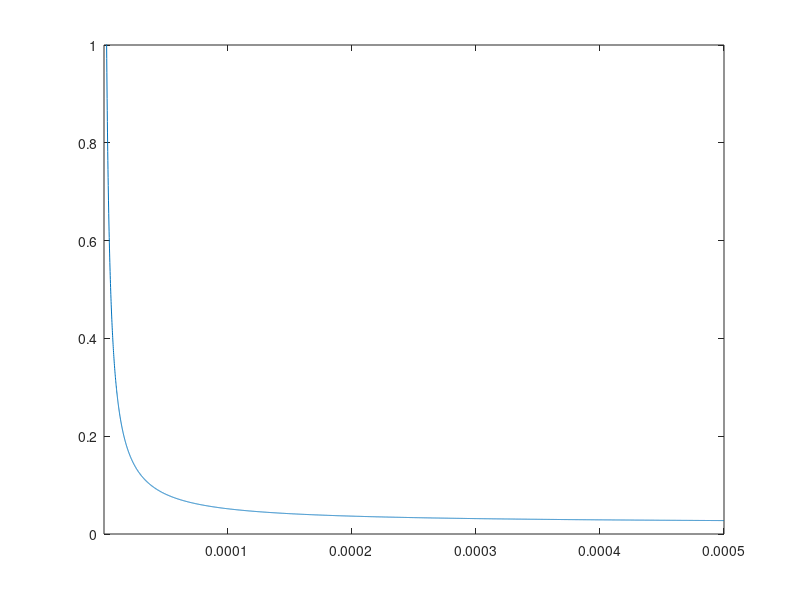
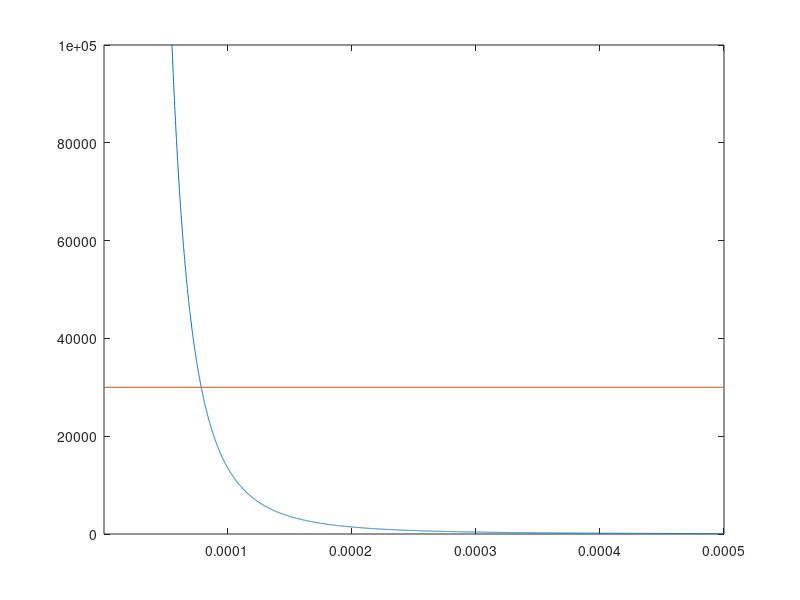

The MATLAB script that drew these images, in order:
clc
clear all
close all
%% geometric
alpha = 0.42;
%alpha = 0:0.001:1;

%b = 100E-6;
b = 1E-6:0.1E-6:500E-6;

a = b*alpha;

L = 5E-3;
w_w = 20E-6;

A_cs = a.*b;
P_ch = 2*(a+b);
D = 4*A_cs./P_ch;
A_rec = L*(a+w_w);

w_f = w_w./b;

%% fluid properties
k = 62E-6;
rho = 49;
mu = 36E-6;
Cp = 1200;
nu = mu/rho;

%% conditions
q_rec = 1E6;
DT = 150;

%% solve
mstar = q_rec*A_rec/Cp/DT;
vstar = mstar/rho./A_cs;
Re = D.*vstar/nu;
p = 64./Re*L./D*rho/2.*vstar.^2;

m = mstar./(b.^4.*p/nu/L);

chi = k*L/Cp./mstar;

Nu = 8.235*(1-1.883*alpha+3.767*alpha.^2-5.814*alpha.^3+5.361*alpha.^4-2*alpha.^5);

x=0:0.001:1;

% thetasmax = zeros(1,length(alpha));
% for i=1:length(alpha)
%     thetas = (alpha(i)+w_f)*(2*alpha(i)/(Nu(i)*(1+alpha(i))*(2+alpha(i)))+chi(i)/m(i)*x);
%     thetasmax(i) = max(thetas);
% end

thetasmax = zeros(1,length(b));
for i=1:length(b)
    thetas = (alpha+w_f(i))*(2*alpha/(Nu*(1+alpha)*(2+alpha))+chi(i)/m(i)*x);
    thetasmax(i) = max(thetas);
end

% plot(alpha,thetasmax)
% axis([0 1 0 1])
% figure;
% plot(alpha,p,[0 1],[30000 30000])
% axis([0 1 0 100000])

plot(b,thetasmax)
axis([min(b) max(b) 0 1])
figure;
plot(b,p,[min(b) max(b)],[30000 30000])
axis([min(b) max(b) 0 100000])


% minthetasmax = min(thetasmax);
% alphamin = alpha(thetasmax==minthetasmax);

minthetasmax = min(thetasmax);
bmin = b(thetasmax==minthetasmax);